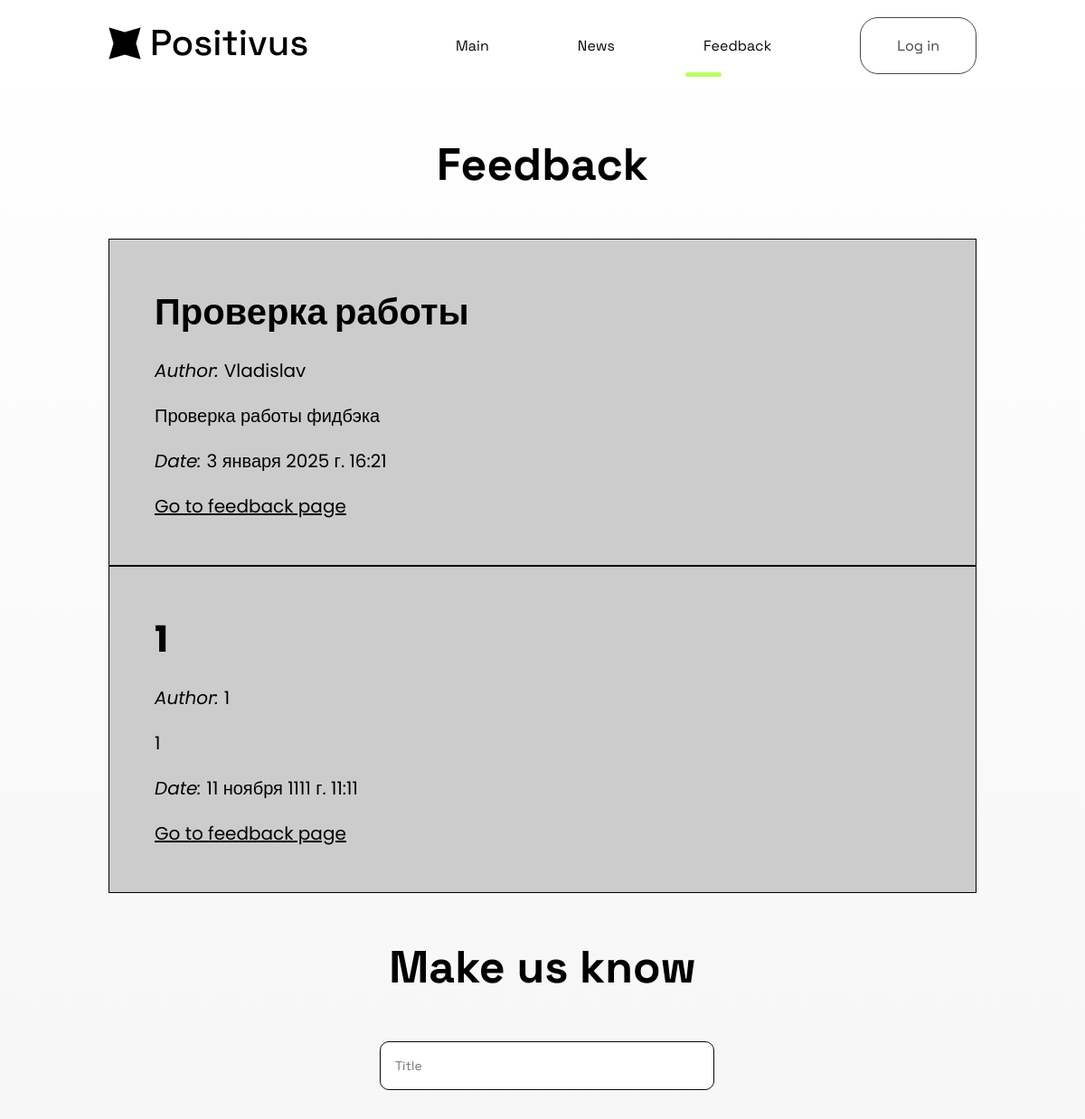
/feedback/ (upper part), run on an earlier commit of the app's database.
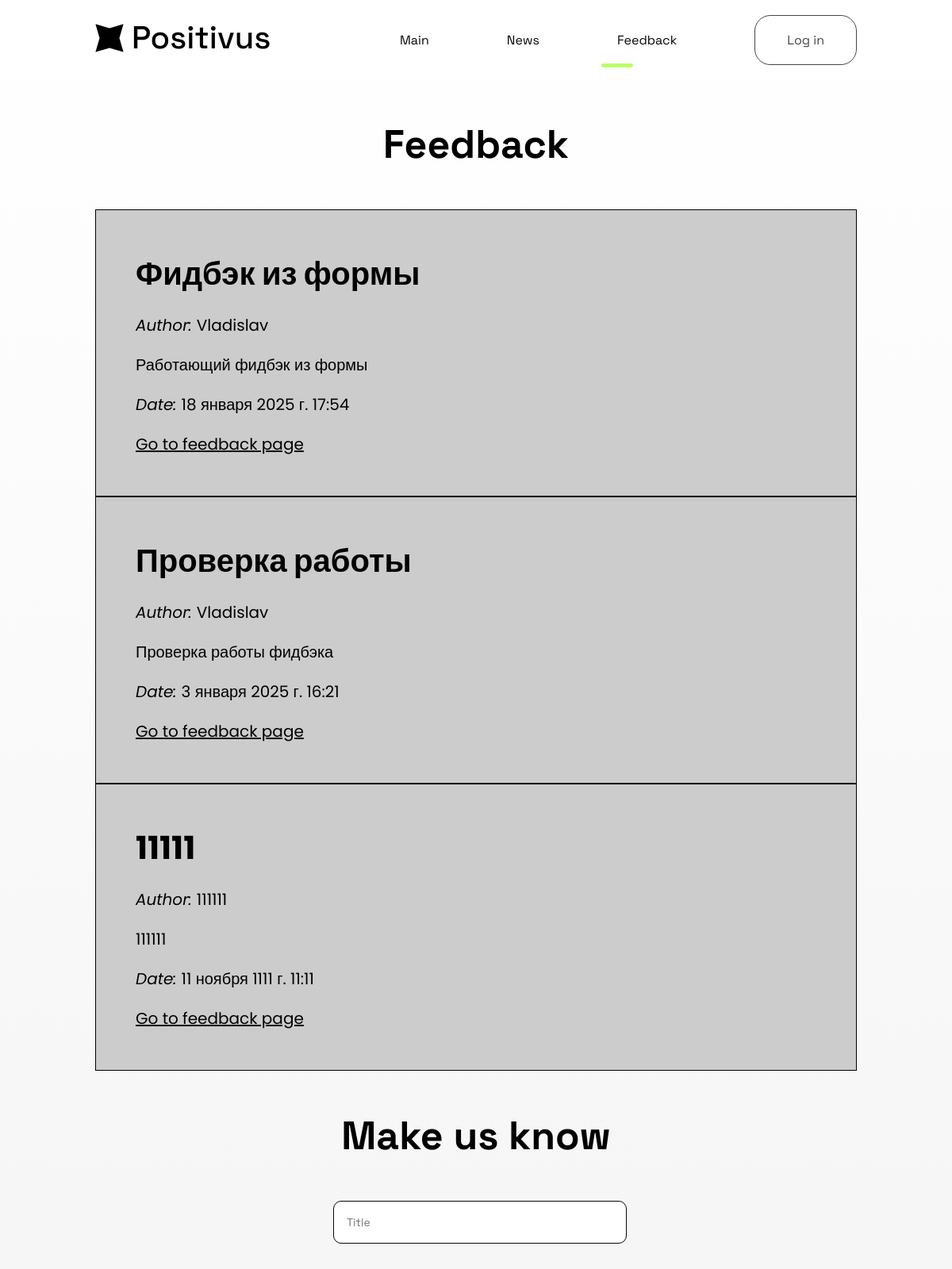
And on a later commit of the database.
### feedback/models.py (models this page shows, shortened)
class Feedback(models.Model):
    title = models.CharField('Title', max_length=100)
    user_name = models.CharField('User Name', max_length=30)
    full_text = models.TextField('Text')
    date = models.DateTimeField('Publication Date', auto_now_add=True)
    class Meta:
        verbose_name = 'Фидбэк'
        verbose_name_plural = 'Фидбэки'

### feedback/views.py (the view, shortened to what this page needs)
# urls.py: path('', views.feedback_index, name='feedback_index'),
def feedback_index(request):
    error = ''
    feedback = Feedback.objects.order_by('-date')
    form = FeedbackForm()
    data = {
        'title': 'Feedback Page',
        'feedback': feedback,
        'form': form,
        'error': error
    }
    return render(request, 'feedback/feedback_index.html', data)

### feedback/forms.py
class FeedbackForm(ModelForm):
    class Meta:
        model = Feedback
        fields = ['title', 'user_name', 'full_text']
        widgets = {
            'title': TextInput(attrs={
                'placeholder': 'Title'
            }),
            'user_name': TextInput(attrs={
                'placeholder': 'User Name'
            }),
            'full_text': Textarea(attrs={
                'placeholder': 'Text'
            })
        }

### feedback/templates/feedback/feedback_index.html (shortened to what this page needs)
{% extends 'main/layout.html' %}
{% load static %}
{% block content %}
    <div class="wrapper">
        <h1 class="h1">Feedback</h1>
        {% if feedback %}
            <div class="feedback container">
                {% for el in feedback %}
                <div class="elem">
                    <h3>{{ el.title }}</h3>
                    <p><i>Author: </i>{{ el.user_name }}</p>
                    <p>{{ el.full_text }}</p>
                    <p><i>Date: </i>{{ el.date }}</p>
                    <p><a href='{% url "feedback_details" el.id %}' class="a">Go to feedback page</a></p>
                </div>
                {% endfor %}
        {% else %}
            <p>You have no notes</p>
            </div>
        {% endif %}
        <h2 class="h2">Make us know</h2>
        <form method="post" class="news-form">
            {{ form.title }}
        </form>
    </div>
</div>
{% endblock %}

### main/templates/main/layout.html (shortened to what this page needs)
{% load static %}
<!DOCTYPE html>
<html lang="ru">
<head>
    <link rel="stylesheet" href="{% static 'main/css/main.css' %}">
</head>
<body>
    <div class="header1">
        <header class="container">
            <span><img src="{% static 'main/img/Logo.png' %}" alt="" class="img-svg"></span>
            <nav>
                <ul>
                    <li class="{% if title == 'Main Page' %}active{% endif %}"><a href="{% url 'index' %}" class="nav-a">Main</a></li>
                    <li class="{% if title == 'News Page' %}active{% endif %}"><a href="{% url 'news_index' %}" class="nav-a">News</a></li>
                    <li class="{% if title == 'Feedback Page' %}active{% endif %}"><a href="{% url 'feedback_index' %}" class="nav-a">Feedback</a></li>
                    <li class="btn"><a href="{% url 'login' %}" class="nav-btn">Log in</a></li>
                </ul>
            </nav>
        </header>
    </div>
    {% block content %}
    {% endblock %}
</body>
</html>

### main/static/main/css/main.css (style rules this page uses)
* { margin: 0; padding: 0; max-width: 100%; }
body { font-family: 'Space Grotesk', sans-serif; font-weight: 400; font-size: 16px; scroll-behavior: smooth; }
a { text-decoration: none; }
img { max-width: 100%; max-height: 100%; }
.wrapper { background: linear-gradient(rgba(255,255,255,1) 0%, rgba(242,242,242,1) 100%); width: 100%; padding: 80px 0; min-height: 38vh; }
.container { max-width: 1440px; min-width: 70vw; margin: 0 auto; }
.h1 { text-align: center; font-size: 50px; font-weight: 700; margin: 0 auto; margin-top: 70px; color: #000; }
.h2 { text-align: center; font-size: 50px; font-weight: 700; margin: 50px auto; color: #000; }
header { padding: 30px 0; display: flex; justify-content: space-between; }
.header1 { background: #fff; position: fixed; width: 100%; top: 0; left: 0; z-index: 100; transition: border-bottom 300ms ease-in-out; border-bottom: 0 solid #fff; }
header nav { float: right; width: 60%; position: relative; top: 10px; }
header nav ul { list-style: none; display: flex; justify-content: space-between; transition: 300ms ease; cursor: pointer; }
header nav ul li { display: inline-block; cursor: pointer; }
header nav ul li a { position: relative; color: #070707; }
.nav-a { color: #070707; }
.nav-btn, .hero--login .elem .btn, .hero--register .elem .btn, .news-form .btn, .news--details .btn { border: 1px solid #464646; border-radius: 20px; padding: 20px 40px; color: #464646; transition: all 500ms ease; }
header nav ul li:not(.btn) a::before { content: ''; width: 0px; height: 5px; background-color: #B9FF66; border-radius: 10px; position: absolute; top: 40px; left: -20px; transition: all 500ms; }
header nav ul li:not(.btn).active a::before { content: ''; width: 40px; height: 5px; background-color: #B9FF66; border-radius: 10px; position: absolute; top: 40px; left: -20px; transition: all 500ms; }
.hero--login textarea, .hero--login input, .hero--register textarea, .hero--register input, .news-form input, .news-form textarea { display: block; margin-bottom: 50px; margin-top: 10px; width: 93.4%; height: 20px; border: #070707 1px solid; border-radius: 10px; padding: 16px; outline: none; resize: none; cursor: text; font-family: 'Space Grotesk', sans-serif; font-size: 14px; box-sizing: content-box; }
.news .elem h3, .feedback .elem h3 { font-size: 40px; font-family: 'Poppins', sans-serif; }
.news .elem p, .feedback .elem p { margin-top: 20px; font-size: 20px; font-family: 'Poppins', sans-serif; max-width: 30vw; }
.news-form { width: 30vw; margin: 0 auto; margin-bottom: 80px; }
.news .elem a, .feedback .elem a { text-decoration: underline; color: #000; cursor: pointer; }
.feedback { margin: 0 auto; margin-top: 50px; }
.feedback .elem { background: #ccc; padding: 50px; border: 1px solid #000; }
@media (max-width: 1440px) { .container { width: 80%; } }

What changed in the data, as far as the page shows it:
removed Feedback: title "1", user_name "1", full_text "1", date "11 ноября 1111 г. 11:11"
added Feedback: title "Фидбэк из формы", user_name "Vladislav", full_text "Работающий фидбэк из формы", date "18 января 2025 г. 17:54"
added Feedback: title "11111", user_name "111111", full_text "111111", date "11 ноября 1111 г. 11:11"
